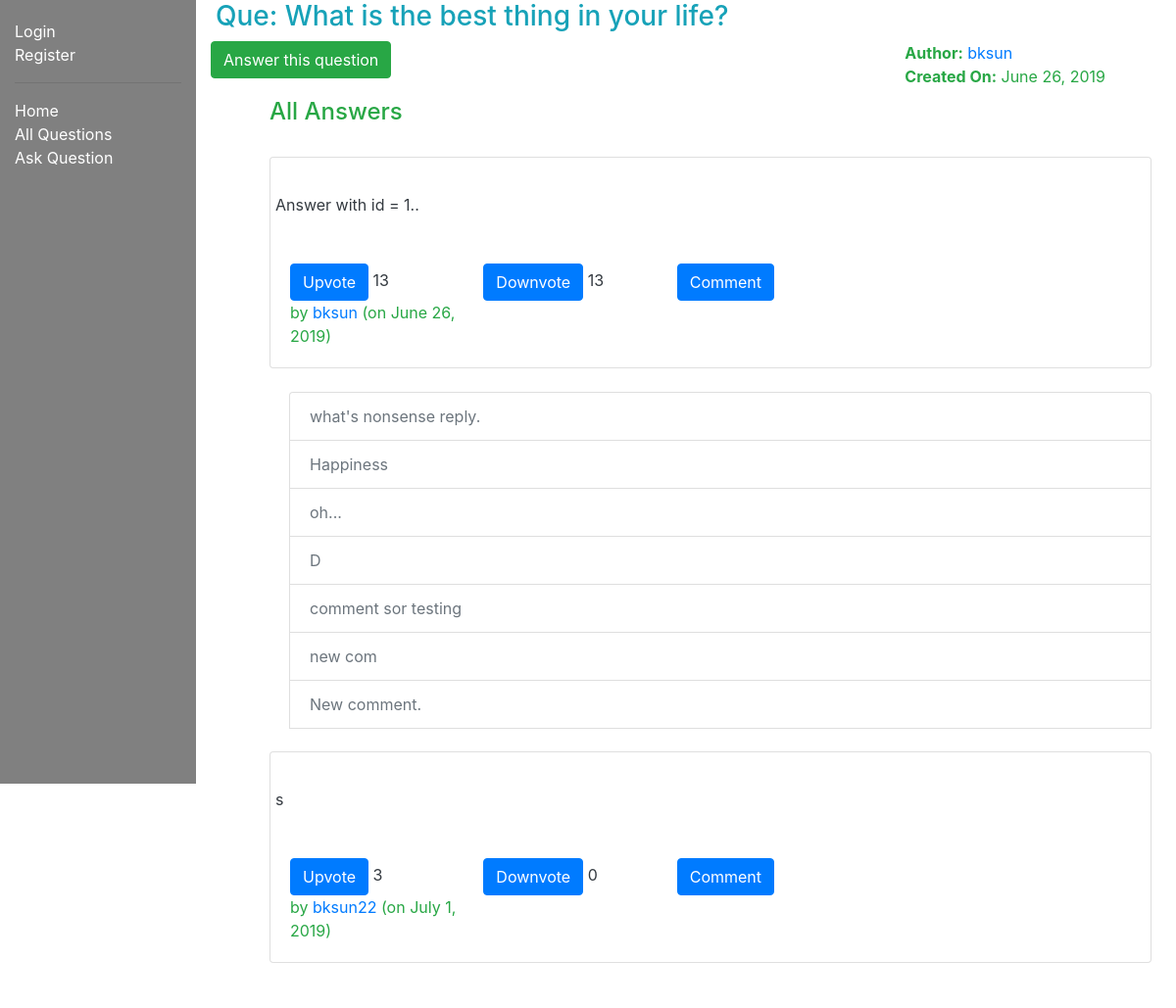
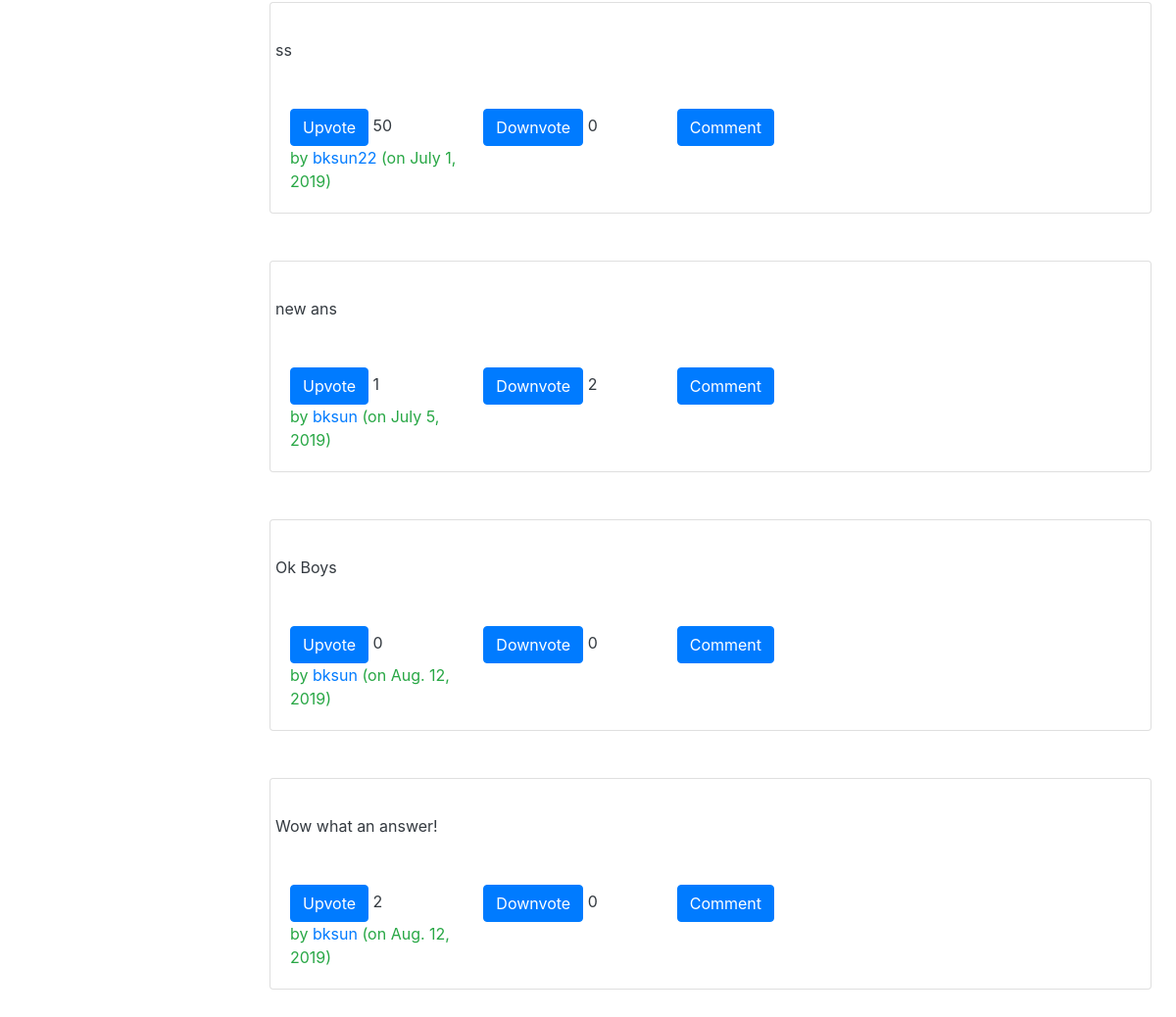
The page /myquora/question/1 on the database as committed earlier (2 pictures, top to bottom).
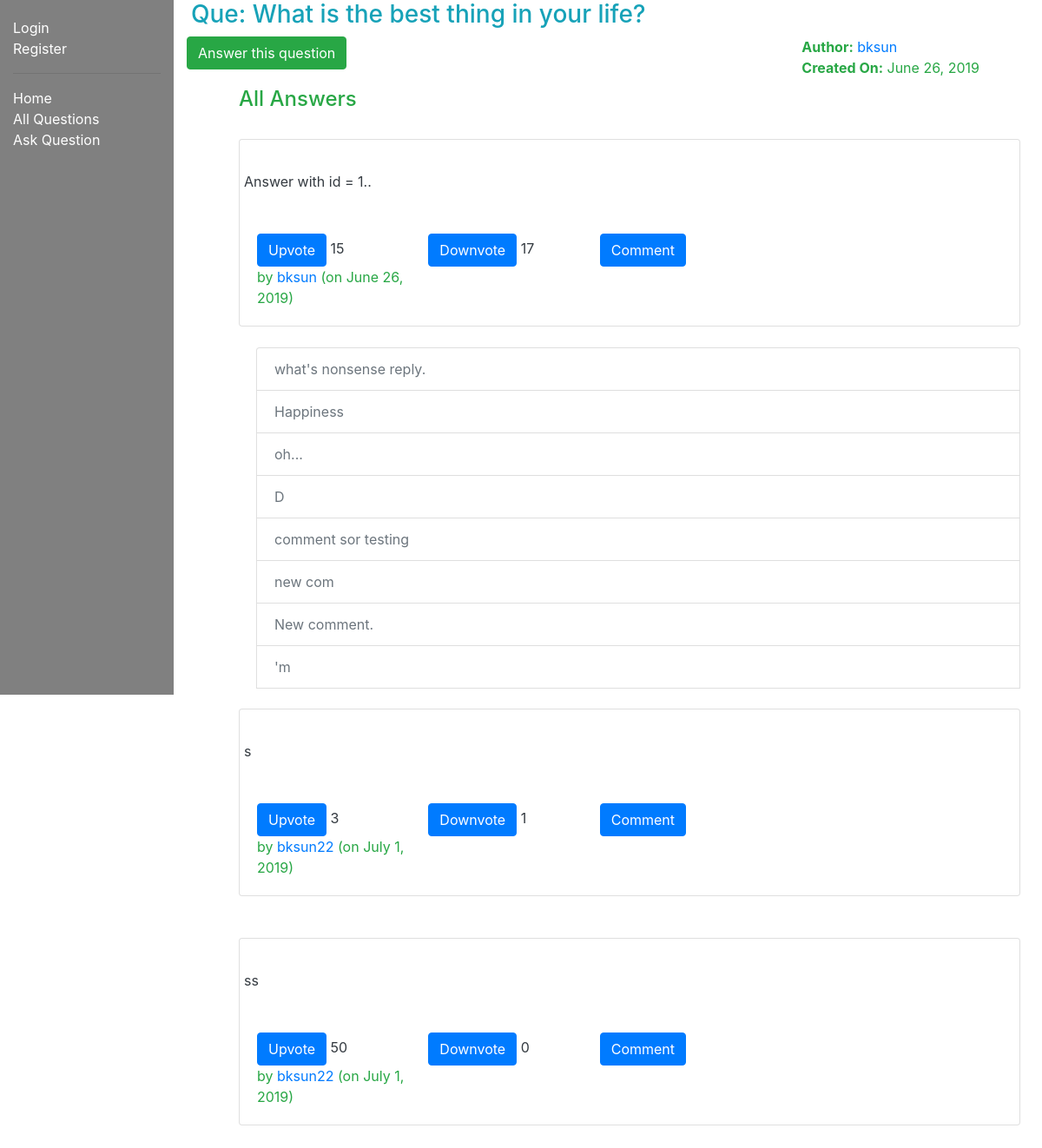
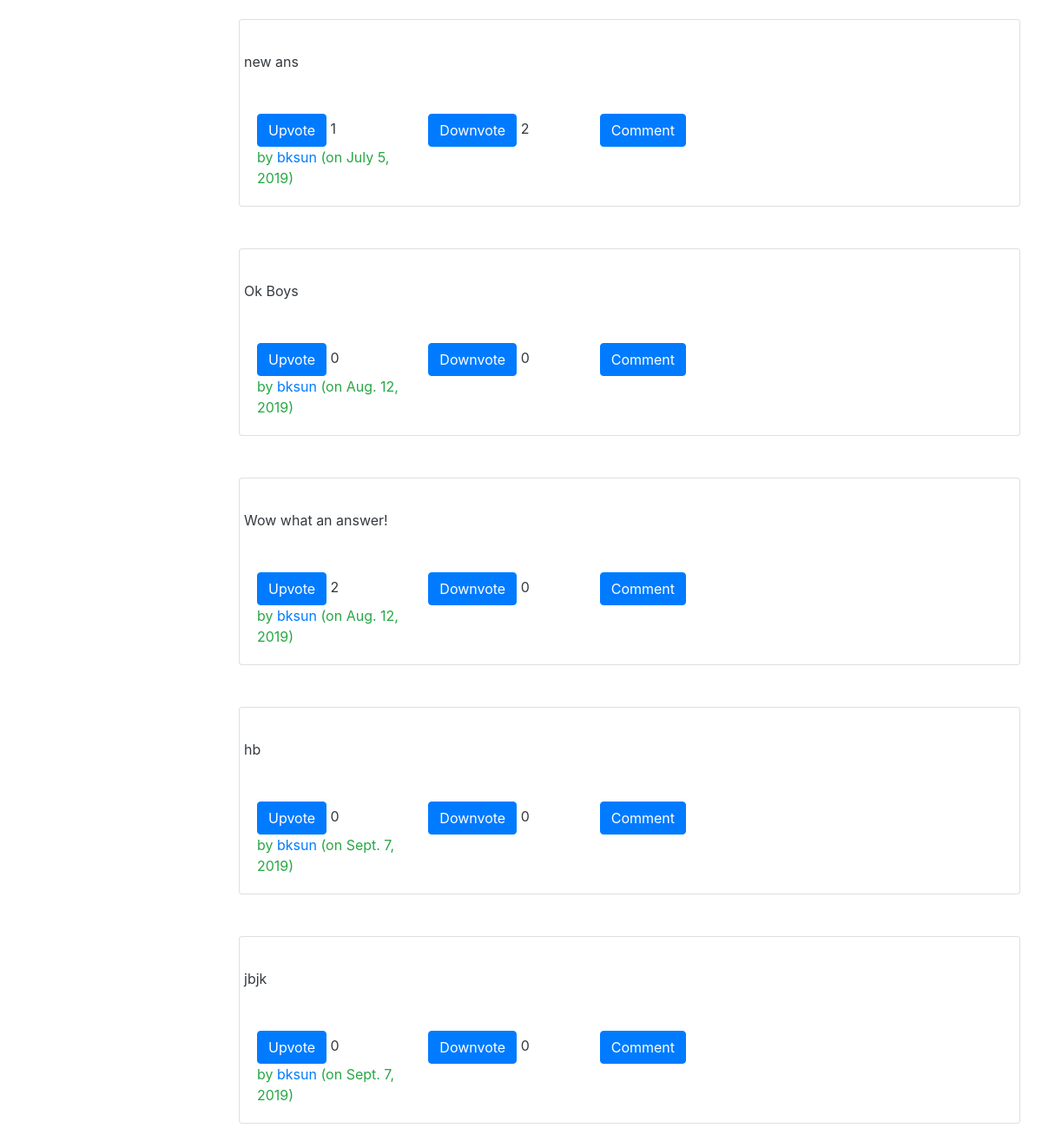
The same page on the database as committed later (2 pictures, top to bottom).
### myquora/models.py (models this page shows, shortened)
class Question(models.Model):
    author = models.ForeignKey(Author, on_delete=models.SET_NULL, null=True)
    question_text = models.TextField(max_length=1000, help_text='Enter your question in brief')
    date_created = models.DateField(null=True, default=timezone.now())
    date_updated = models.DateField(null=True, default=timezone.now())

class Author(models.Model):
    user = models.ForeignKey(User, on_delete=models.CASCADE)
    email = models.EmailField(max_length=70, blank=True)
    date_created = models.DateField(null=True, default=timezone.now())
    credits = models.IntegerField(default=0)
    def get_absolute_url(self):
        return reverse('author-detail', args=[str(self.id)])
    def __str__(self):
        return f'{self.user.username}'

class Answer(models.Model):
    author = models.ForeignKey(Author, on_delete=models.SET_NULL, null=True)
    question = models.ForeignKey('Question', on_delete=models.SET_NULL, null=True)
    answer_text = models.TextField(max_length=2000, help_text='Write your answer here...')
    date_created = models.DateField(null=True, default=timezone.now())
    date_updated = models.DateField(null=True, default=timezone.now())
    upvote = models.IntegerField(default=0)
    downvote = models.IntegerField(default=0)
    views = models.IntegerField(default=0)

class Comment(models.Model):
    author = models.ForeignKey('Author', on_delete=models.SET_NULL, null=True)
    answer = models.ForeignKey('Answer', on_delete=models.SET_NULL, null=True)
    comment_text = models.TextField(max_length=1000, help_text='Enter your comment...')
    date_created = models.DateField(default=timezone.now())
    date_updated = models.DateField(default=timezone.now())
    def __str__(self):
        return f'{self.comment_text}'

### myquora/views.py (the view)
# urls.py: path('question/<int:pk>', views.QuestionDetailView.as_view(), name='question-detail'),
class QuestionDetailView(generic.DetailView):
    model = Question
    def get_context_data(self, **kwargs):
        context = super().get_context_data(**kwargs)
        question_id = self.kwargs['pk']
        question = Question.objects.get(id=question_id)
        answer_list = Answer.objects.filter(question=question)
        comment_dictionary = {
                ans.id: Comment.objects.filter(answer=ans) for ans in answer_list
            }
        context['answer_list'] = answer_list
        context['answer_url'] = '/myquora/question/'+str(question_id)+'/answer/'
        context['upvote_url'] = '/myquora/answer/upvote/'
        context['downvote_url'] = '/myquora/answer/downvote/'
        context['comment_dictionary'] = comment_dictionary
        return context

### myquora/templates/myquora/question_detail.html (shortened to what this page needs)
{% extends "base_generic.html" %}
{% block content %}
<div style="margin-left: 5px;" class="row text-info">
    <h3>Que: {{ question.question_text }} </h3>
</div>
  <div class="text-success">
    <div class="row">
        <div class="col">
          <form action = "{{answer_url}}" method = "GET" >
            <input type ="submit"  class="btn btn-success" role="button" value="Answer this question">
          </form>
        </div>
        <div class="col-5"></div>
        <div class="col">
          <strong>Author:</strong> <a href="{{ question.author.get_absolute_url }}">{{ question.author }}</a>
          <br>
          <strong>Created On:</strong> {{ question.date_created }}
        </div>
    </div>
  <div style="margin-left:20px;margin-top:10px; margin-right: 10px;">
    {% if answer_list %}
    <ul>
        <h4>All Answers</h4>
      {% for answer in answer_list %}
          <br>
          <div class="card">
            <div class="card-body">
              <p class="card-text">
                <div class="row text-dark">
            {{ answer.answer_text }}
          </div>
          <br>
          <br>
          <div class="row text-success">
              <div class="col">
                <form action="{{upvote_url}}{{answer.id}}" method="POST">
                  <input type="submit" value="Upvote" class="btn btn-primary">
                  <span class="text-dark">{{ answer.upvote }}</span>
                </form>
              </div>
            <div class="col">
                <form action="{{downvote_url}}{{answer.id}}" method="POST">
                  <input type="submit" value="Downvote" class="btn btn-primary">
                  <span class="text-dark">{{ answer.downvote }}</span>
                </form>
              </div>
            <div class="col">
                <form action="/myquora/answer/{{answer.id}}/comment/" method="GET">
                  <input type="submit" value="Comment" class="btn btn-primary">
                </form>
            </div>
            <div class="col-4">
            </div>
            <div class="col-3">
                  by <a href="{{ answer.author.get_absolute_url }}">{{answer.author}} </a>
                  (on {{answer.date_updated}})
            </div>
              </p>
            </div>
          </div>
 </div>
 <div style="margin-left: 20px;">
        <br>
        <ul class="list-group">
          {% for key, comment in comment_dictionary.items %}
            {% if key == answer.id %}
              {% if comment %}
                {% for comm in comment %}
                    <li class="list-group-item disabled">{{ comm }}</li>
                {% endfor %}
              {% endif %}
            {% endif %}
          {% endfor %}
        </div>
      {% endfor %}
    {% else %}
    <div class="text-danger">
        There are no answers for this question.
    </div>
    {% endif %}
{% endblock %}

### myquora/templates/base_generic.html (shortened to what this page needs)
<!DOCTYPE html>
<html lang="en">
<head>
  <link rel="stylesheet" href="https://stackpath.bootstrapcdn.com/bootstrap/4.1.3/css/bootstrap.min.css">
  {% load static %}
  <link rel="stylesheet" href="{% static 'css/styles.css' %}">
</head>
<body>
  <div class="container-fluid">
    <div class="row">
      <div style="background: gray; height: 800px;" class="col-sm-2">
      {% block sidebar %}
        <ul class="sidebar-nav">
          {% if user.is_authenticated %}
            <li  style="text-decoration: none; color: white;"  >User: {{ user.get_username }}</li>
            <li><a  style="text-decoration: none; color: white;"  href="{% url 'logout'%}?next={{request.path}}">Logout</a></li>
          {% else %}
          <li><a style="text-decoration: none; color: white;"   href="{% url 'login'%}?next={{request.path}}">Login</a></li>
          <li><a style="text-decoration: none; color: white;"  href="{% url 'author-add'%}?next={{request.path}}">Register</a></li>
          {% endif %}
          <hr>
          <li><a style="text-decoration: none; color: white;"  href="{% url 'index' %}">Home</a></li>
          <li><a  style="text-decoration: none; color: white;"  href="{% url 'questions' %}">All Questions</a></li>
          <li><a style="text-decoration: none; color: white;"   href="{% url 'question-add' %}">Ask Question</a></li>
        </ul>
     {% endblock %}
      </div>
    <br>
    <br>
    <br>
    <div class="col-sm-10 ">
      {% block content %}
      {% endblock %}
</body>
</html>

### myquora/static/css/styles.css (style rules this page uses)
.sidebar-nav { margin-top: 20px; padding: 0; list-style: none; }

Rows that differ between the two databases and show on the page:
changed Answer "Answer with id = 1..": upvote "13" → "15"; downvote "13" → "17"
added Comment: comment_text "'m", shown under Answer "Answer with id = 1.."
changed Answer (number 2 of 8 on the later page): downvote "0" → "1"
added Answer: answer_text "hb", upvote "0", downvote "0", author "bksun", date_updated "Sept. 7, 2019"
added Answer: answer_text "jbjk", upvote "0", downvote "0", author "bksun", date_updated "Sept. 7, 2019"
